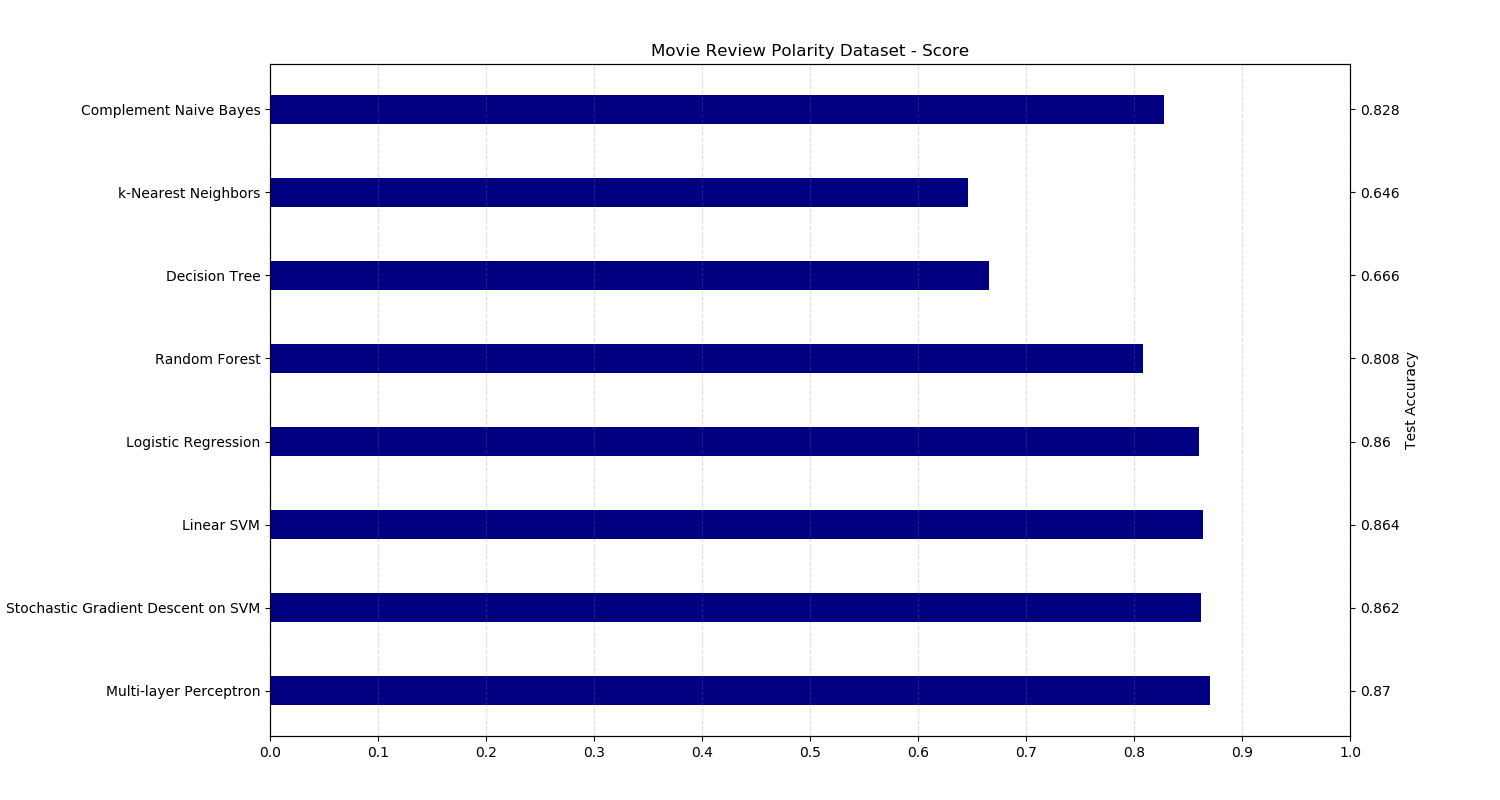

The script that drew this image:
'''
Sentiment Analysis: Text Classification using (1) Complement Naive Bayes, (2) k-Nearest Neighbors, (3) Decision Tree, (4) Random Forest, (5) Logistic Regression (Linear), (6) Linear SVM, (7) Stochastic Gradient Descent on SVM, (8) Multi-layer Perceptron
'''

import matplotlib.pyplot as plt
from matplotlib.ticker import MaxNLocator
import numpy as np
import pandas as pd
import string
import copy
from re import sub
from time import time

from sklearn.feature_extraction.text import CountVectorizer, TfidfVectorizer, TfidfTransformer
from sklearn.model_selection import train_test_split, RepeatedStratifiedKFold, GridSearchCV
from sklearn.feature_extraction.stop_words import ENGLISH_STOP_WORDS
from sklearn.pipeline import Pipeline, FeatureUnion
from sklearn.feature_selection import SelectKBest, chi2, SelectFromModel
from sklearn.decomposition import TruncatedSVD
from sklearn.naive_bayes import ComplementNB
from sklearn.neighbors import KNeighborsClassifier
from sklearn.tree import DecisionTreeClassifier
from sklearn.ensemble import RandomForestClassifier
from sklearn.linear_model import LogisticRegression, SGDClassifier
from sklearn.svm import LinearSVC
from sklearn.neural_network import MLPClassifier

from sklearn import metrics
from sklearn.datasets import load_files
from sklearn.externals import joblib

from nltk.corpus import stopwords
from nltk.corpus import wordnet as wn
from nltk.corpus import sentiwordnet as swn
from nltk import word_tokenize, sent_tokenize, pos_tag
from nltk.stem import WordNetLemmatizer


cross_validation_best = [0.0, "", [], [], 0.0]  # [Score, Model Name, Actual Labels, Predicted, Time]
all_models_accuracy = []  # [(Score, Model Name)]  To show comparison in a Graph

def Run_Preprocessing(dataset_name):
    '''    Dataset Dependant Preprocessing    '''

    dataset = load_files('./Datasets/Movie Review Polarity Dataset/Full Length Reviews version/txt_sentoken', shuffle=False)

    print("--Processed", len(dataset.data), "documents", "\n--Dataset Name:", dataset_name)

    df_dataset = pd.DataFrame({'Labels': dataset.target, 'Data': dataset.data})

    # Remove empty instances from DataFrame
    emptyCells = df_dataset.loc[df_dataset.iloc[:,1] == ''].index.values
    df_dataset = df_dataset.drop(emptyCells, axis=0).reset_index(drop=True)  # Reset_Index to make the row numbers be consecutive again

    return df_dataset


def Run_Classifier(grid_search_enable, pickle_enable, silent_enable, pipeline, parameters, data_train, data_test, labels_train, labels_test, targetnames, stopwords_complete_lemmatized, model_name):
    '''    Run Classifier with or without Grid Search after Preprocessing is done    '''
    time_counter = time()

    ## GRID SEARCH ON - Search for the Best Parameters
    if grid_search_enable == 1:

        # (1) TRAIN
        grid_go = GridSearchCV(pipeline, parameters, cv=3, n_jobs=-1)  # Run GridSearch in all Threads (Parallel)
        grid_go = grid_go.fit(data_train, labels_train)
        print('\n- - - - - BEST PARAMETERS - - - - -')
        print(grid_go.best_score_, 'Accuracy')
        for param_name in sorted(parameters.keys()):
            print("%s: %r" % (param_name, grid_go.best_params_[param_name]))

        print('\n- - - - - DETAILS - - - - -')
        grid_results = grid_go.cv_results_['params']
        for i in range(len(grid_results)):       
            print(i, 'params - %s; mean - %0.10f; std - %0.10f' % (grid_results[i].values(), grid_go.cv_results_['mean_test_score'][i], grid_go.cv_results_['std_test_score'][i]))

        # (2) Model Persistence (Pickle)
        if pickle_enable == 1: joblib.dump(grid_go.best_estimator_, './pickled_models/Classifier.pkl')  

        # (3) PREDICT
        predicted = grid_go.predict(data_test)


    ## GRID SEARCH OFF - Best Parameters are already known
    else:   

        # (1) TRAIN
        pipeline.fit(data_train, labels_train)
        if model_name not in ['(k-Nearest Neighbors)', '(Decision Tree)', '(Random Forest)', '(Multi-layer Perceptron)']: print('\nNumber of Features/Dimension is:', pipeline.named_steps['clf'].coef_.shape[1])
        if model_name in ['(Decision Tree)']: print('\nNumber of Features/Dimension is:', pipeline.named_steps['clf'].n_features_, '| Tree Depth is:', pipeline.named_steps['clf'].tree_.max_depth)
        if model_name in ['(Random Forest)']: print('\nNumber of Features/Dimension is:', pipeline.named_steps['clf'].n_features_)
        if model_name in ['(Multi-layer Perceptron)']: print('\nNumber of Features/Dimension is:', pipeline.named_steps['clf'].coefs_[0].shape[0]) 

        # (2) Model Persistence (Pickle)
        if pickle_enable == 1: joblib.dump(pipeline, './pickled_models/Classifier.pkl') 

        # (3) PREDICT
        predicted = pipeline.predict(data_test)

    Print_Result_Metrics(silent_enable, labels_test, predicted, targetnames, time_counter, 0, model_name)  


def Print_Result_Metrics(silent_enable, labels_test, predicted, targetnames, time_counter, time_flag, model_name):
    '''    Print Metrics after Training etc.    '''
    global cross_validation_best

    if time_flag == 0:
        time_final = time()-time_counter
    else:
        time_final = time_counter

    accuracy = metrics.accuracy_score(labels_test, predicted)
    if silent_enable == 0:
        if time_counter == 0.0:
            print('\n- - - - - RESULT METRICS -', model_name, '- - - - -')
        else:
            print('\n- - - - - RESULT METRICS -', "%.2fsec" % time_final, model_name, '- - - - -')
        print('Exact Accuracy: ', accuracy)
        print(metrics.classification_report(labels_test, predicted, target_names=targetnames))
        print(metrics.confusion_matrix(labels_test, predicted))
        print()

    if accuracy > cross_validation_best[0]:
        cross_validation_best[0] = accuracy
        cross_validation_best[1] = model_name
        cross_validation_best[2] = labels_test
        cross_validation_best[3] = predicted 
        cross_validation_best[4] = time_final         


def Print_Result_Best(k):
    '''    Print Metrics only of the best result that occured    '''
    global cross_validation_best
    global all_models_accuracy

    if cross_validation_best[0] > 0.0:
        all_models_accuracy.append((cross_validation_best[0], cross_validation_best[1])) 
        print("\n" + "- " * 37, end = "")
        Print_Result_Metrics(0, cross_validation_best[2], cross_validation_best[3], None, cross_validation_best[4], 1, cross_validation_best[1] + " best of " + str(k+1) + " Cross Validations")


def Plot_Results(dataset_name):
    '''    Plot the Accuracy of all Classifiers in a Graph    '''
    global all_models_accuracy

    indices = np.arange(len(all_models_accuracy))
    scores = [x[0] for x in reversed(all_models_accuracy)]  # Reverse of the List to appear in correct order
    model_names = [x[1][1:-1] for x in reversed(all_models_accuracy)]  # Reverse of the List to appear in correct order

    fig, ax1 = plt.subplots(figsize=(15, 8))
    fig.subplots_adjust(left=0.18, top=0.92, bottom=0.08)
    fig.canvas.set_window_title(dataset_name + " - Score")
    
    ax1.barh(indices, scores, align="center", height=0.35, label="Accuracy (%)", color="navy", tick_label=model_names)
    ax1.set_title(dataset_name + " - Score")
    ax1.set_xlim([0, 1])
    ax1.xaxis.set_major_locator(MaxNLocator(11))
    ax1.xaxis.grid(True, linestyle='--', which="major", color="grey", alpha=.25)

    # Right-hand Y-axis
    ax2 = ax1.twinx()
    ax2.set_yticks(indices)
    ax2.set_ylim(ax1.get_ylim())  # Make sure that the limits are set equally on both yaxis so the ticks line up
    ax2.set_yticklabels(scores)
    ax2.set_ylabel('Test Accuracy')

    plt.show()


class LemmaTokenizer(object):
    '''    Override SciKit's default Tokenizer    '''
    def __init__(self):
        self.wnl = WordNetLemmatizer()
        # This punctuation remover has the best Speed Performance
        self.translator = str.maketrans('','', sub('\'', '', string.punctuation))
    def __call__(self, doc):
        # return [self.wnl.lemmatize(t.lower()) for t in word_tokenize(doc)]
        temp = []
        for t in word_tokenize(doc):
            x = t.translate(self.translator) 
            if x != '': temp.append(self.wnl.lemmatize(x.lower())) 

        return temp


### START

stopwords_complete = set(stopwords.words('english')).union(set(ENGLISH_STOP_WORDS))
wnl = WordNetLemmatizer()
stopwords_complete_lemmatized = set([wnl.lemmatize(word) for word in stopwords_complete])

np.set_printoptions(precision=10)  # Numpy Precision when Printing

df_dataset = Run_Preprocessing("Movie Review Polarity Dataset")
all_data = df_dataset.loc[:,'Data']
all_labels = df_dataset.loc[:,'Labels']

print("\n--Dataset Info:\n", df_dataset.describe(include="all"), "\n\n", df_dataset.head(), "\n\n", df_dataset.loc[:,'Labels'].value_counts(), "\n--\n", sep="")

# Split using Cross Validation
k_fold = RepeatedStratifiedKFold(4, n_repeats=1, random_state=22)


# Dimensionality Reduction - 4 different ways to pick the best Features 
#   (1) ('feature_selection', SelectKBest(score_func=chi2, k=5000)),  # 0.852 accuracy                    
#   (2) ('feature_selection', TruncatedSVD(n_components=1000)),  # Has Many Issues
#   (3) ('feature_selection', SelectFromModel(estimator=LinearSVC(), threshold=-np.inf, max_features=5000)),  # 0.860 accuracy 
#   (4) ('feature_selection', SelectFromModel(estimator=LinearSVC(penalty='l1', dual=False), threshold=-np.inf, max_features=5000)),  # 0.824 accuracy | Technically L1 is better than L2


### (1) LET'S BUILD : Complement Naive Bayes
cross_validation_best = [0.000, "", [], [], 0.000]
for k, (train_indexes, test_indexes) in enumerate(k_fold.split(all_data, all_labels)):  # Split must be done before every classifier because generated object gets exhausted (destroyed)
    print("\n--Current Cross Validation Fold:", k)

    data_train = all_data.reindex(train_indexes, copy=True, axis=0)
    labels_train = all_labels.reindex(train_indexes, copy=True, axis=0)
    data_test = all_data.reindex(test_indexes, copy=True, axis=0)
    labels_test = all_labels.reindex(test_indexes, copy=True, axis=0)

    # Grid Search On
    pipeline = Pipeline([
                        ('union', FeatureUnion(transformer_list=[      
                            ('vect1', CountVectorizer(min_df=5, ngram_range=(1, 1), stop_words=stopwords_complete_lemmatized, strip_accents='unicode')),  # 1-Gram Vectorizer
                            ('vect2', CountVectorizer(min_df=8, stop_words=None, strip_accents='unicode')),],  # 2-Gram Vectorizer
                        )),
                        ('tfidf', TfidfTransformer()),
                        ('feature_selection', SelectKBest(score_func=chi2)),  # Dimensionality Reduction
                        ('clf', ComplementNB()),])  

    parameters = {'tfidf__use_idf': [True, False],
                  'union__transformer_weights': [{'vect1':1.0, 'vect2':1.0},],
                  'union__vect1__max_df': [0.90, 0.80],
                  'union__vect2__max_df': [0.95, 0.85],
                  'union__vect2__ngram_range': [(2, 2)],
                  'feature_selection__k': [100, 500, 1000, 5000, 8000, 14000],} 

    #Run_Classifier(1, 0, 0, pipeline, parameters, data_train, data_test, labels_train, labels_test, None, stopwords_complete_lemmatized, '(Complement Naive Bayes)')

    # Grid Search Off
    pipeline = Pipeline([ # Optimal
                        ('union', FeatureUnion(transformer_list=[      
                            ('vect1', CountVectorizer(max_df=0.90, min_df=5, ngram_range=(1, 1), stop_words=stopwords_complete_lemmatized, strip_accents='unicode', tokenizer=LemmaTokenizer())),  # 1-Gram Vectorizer
                            ('vect2', CountVectorizer(max_df=0.95, min_df=8, ngram_range=(2, 2), stop_words=None, strip_accents='unicode', tokenizer=LemmaTokenizer())),],  # 2-Gram Vectorizer

                            transformer_weights={
                                'vect1': 1.0,
                                'vect2': 1.0,},
                        )),
                        ('tfidf', TfidfTransformer(use_idf=True)),
                        ('feature_selection', SelectKBest(score_func=chi2, k=5000)),  # Dimensionality Reduction                  
                        ('clf', ComplementNB()),])  

    Run_Classifier(0, 0, 1, pipeline, {}, data_train, data_test, labels_train, labels_test, None, stopwords_complete_lemmatized, '(Complement Naive Bayes)')
    break  # Disable Cross Validation

Print_Result_Best(k)
###


### (2) LET'S BUILD : k-Nearest Neighbors  //  Noticed that it performs better when a much bigger Dimensionality Reduction is performed
cross_validation_best = [0.000, "", [], [], 0.000]
for k, (train_indexes, test_indexes) in enumerate(k_fold.split(all_data, all_labels)):  # Split must be done before every classifier because generated object gets exhausted (destroyed)
    print("\n--Current Cross Validation Fold:", k)

    data_train = all_data.reindex(train_indexes, copy=True, axis=0)
    labels_train = all_labels.reindex(train_indexes, copy=True, axis=0)
    data_test = all_data.reindex(test_indexes, copy=True, axis=0)
    labels_test = all_labels.reindex(test_indexes, copy=True, axis=0)

    # Grid Search On
    pipeline = Pipeline([
                        ('union', FeatureUnion(transformer_list=[      
                            ('vect1', CountVectorizer(max_df=0.90, min_df=5, ngram_range=(1, 1), stop_words=stopwords_complete_lemmatized, strip_accents='unicode')),  # 1-Gram Vectorizer
                            ('vect2', CountVectorizer(max_df=0.95, min_df=8, ngram_range=(2, 2), stop_words=None, strip_accents='unicode')),],  # 2-Gram Vectorizer

                            transformer_weights={
                                'vect1': 1.0,
                                'vect2': 1.0,},
                        )),
                        ('tfidf', TfidfTransformer(use_idf=True)),
                        ('feature_selection', SelectKBest(score_func=chi2)),  # Dimensionality Reduction
                         ('clf', KNeighborsClassifier(n_jobs=-1)),])  

    parameters = {'feature_selection__k': [100, 500, 1000, 5000, 8000, 14000],
                  'clf__n_neighbors': [2, 5, 10, 12],} 

    #Run_Classifier(1, 0, 0, pipeline, parameters, data_train, data_test, labels_train, labels_test, None, stopwords_complete_lemmatized, '(k-Nearest Neighbors)')

    # Grid Search Off
    pipeline = Pipeline([ # Optimal
                        ('union', FeatureUnion(transformer_list=[      
                            ('vect1', CountVectorizer(max_df=0.90, min_df=5, ngram_range=(1, 1), stop_words=stopwords_complete_lemmatized, strip_accents='unicode', tokenizer=LemmaTokenizer())),  # 1-Gram Vectorizer
                            ('vect2', CountVectorizer(max_df=0.95, min_df=8, ngram_range=(2, 2), stop_words=None, strip_accents='unicode', tokenizer=LemmaTokenizer())),],  # 2-Gram Vectorizer

                            transformer_weights={
                                'vect1': 1.0,
                                'vect2': 1.0,},
                        )),
                        ('tfidf', TfidfTransformer(use_idf=True)),
                        ('feature_selection', SelectKBest(score_func=chi2, k=1000)),  # Dimensionality Reduction                  
                        ('clf', KNeighborsClassifier(n_neighbors=2, n_jobs=-1)),])  

    Run_Classifier(0, 0, 1, pipeline, {}, data_train, data_test, labels_train, labels_test, None, stopwords_complete_lemmatized, '(k-Nearest Neighbors)')
    break  # Disable Cross Validation

Print_Result_Best(k)
###


### (3) LET'S BUILD : Decision Tree  //  Classification trees are used when the target (label) variable is categorical in nature and Regression trees when it's continuous. PRuning is applied through max_depth
cross_validation_best = [0.000, "", [], [], 0.000]
for k, (train_indexes, test_indexes) in enumerate(k_fold.split(all_data, all_labels)):  # Split must be done before every classifier because generated object gets exhausted (destroyed)
    print("\n--Current Cross Validation Fold:", k)

    data_train = all_data.reindex(train_indexes, copy=True, axis=0)
    labels_train = all_labels.reindex(train_indexes, copy=True, axis=0)
    data_test = all_data.reindex(test_indexes, copy=True, axis=0)
    labels_test = all_labels.reindex(test_indexes, copy=True, axis=0)

    # Grid Search On
    pipeline = Pipeline([
                        ('union', FeatureUnion(transformer_list=[      
                            ('vect1', CountVectorizer(max_df=0.90, min_df=5, ngram_range=(1, 1), stop_words=stopwords_complete_lemmatized, strip_accents='unicode')),  # 1-Gram Vectorizer
                            ('vect2', CountVectorizer(max_df=0.95, min_df=8, ngram_range=(2, 2), stop_words=None, strip_accents='unicode')),],  # 2-Gram Vectorizer

                            transformer_weights={
                                'vect1': 1.0,
                                'vect2': 1.0,},
                        )),
                        ('tfidf', TfidfTransformer()),
                        ('feature_selection', SelectKBest(score_func=chi2)),  # Dimensionality Reduction
                        ('clf', DecisionTreeClassifier()),])  

    parameters = {'feature_selection__k': [100, 1000],
                  'clf__max_depth': [20, 25, 30],
                  'clf__min_samples_leaf': [2, 3, 8],
                  'clf__max_features': ['sqrt', None, 100],} 

    #Run_Classifier(1, 0, 0, pipeline, parameters, data_train, data_test, labels_train, labels_test, None, stopwords_complete_lemmatized, '(Decision Tree)')

    # Grid Search Off
    pipeline = Pipeline([ # Optimal
                        ('union', FeatureUnion(transformer_list=[      
                            ('vect1', CountVectorizer(max_df=0.90, min_df=5, ngram_range=(1, 1), stop_words=stopwords_complete_lemmatized, strip_accents='unicode', tokenizer=LemmaTokenizer())),  # 1-Gram Vectorizer
                            ('vect2', CountVectorizer(max_df=0.95, min_df=8, ngram_range=(2, 2), stop_words=None, strip_accents='unicode', tokenizer=LemmaTokenizer())),],  # 2-Gram Vectorizer

                            transformer_weights={
                                'vect1': 1.0,
                                'vect2': 1.0,},
                        )),
                        ('tfidf', TfidfTransformer(use_idf=True)),
                        ('feature_selection', SelectKBest(score_func=chi2, k=1000)),  # Dimensionality Reduction                  
                        ('clf', DecisionTreeClassifier(max_depth=25 , min_samples_leaf=2, max_features=None)),])  

    Run_Classifier(0, 0, 1, pipeline, {}, data_train, data_test, labels_train, labels_test, None, stopwords_complete_lemmatized, '(Decision Tree)')
    break  # Disable Cross Validation

Print_Result_Best(k)
###


### (4) LET'S BUILD : Random Forest  //  Ideal depth can be found from the previous Decision Tree classifier
cross_validation_best = [0.000, "", [], [], 0.000]
for k, (train_indexes, test_indexes) in enumerate(k_fold.split(all_data, all_labels)):  # Split must be done before every classifier because generated object gets exhausted (destroyed)
    print("\n--Current Cross Validation Fold:", k)

    data_train = all_data.reindex(train_indexes, copy=True, axis=0)
    labels_train = all_labels.reindex(train_indexes, copy=True, axis=0)
    data_test = all_data.reindex(test_indexes, copy=True, axis=0)
    labels_test = all_labels.reindex(test_indexes, copy=True, axis=0)

    # Grid Search On
    pipeline = Pipeline([
                        ('union', FeatureUnion(transformer_list=[      
                            ('vect1', CountVectorizer(max_df=0.90, min_df=5, ngram_range=(1, 1), stop_words=stopwords_complete_lemmatized, strip_accents='unicode')),  # 1-Gram Vectorizer
                            ('vect2', CountVectorizer(max_df=0.95, min_df=8, ngram_range=(2, 2), stop_words=None, strip_accents='unicode')),],  # 2-Gram Vectorizer

                            transformer_weights={
                                'vect1': 1.0,
                                'vect2': 1.0,},
                        )),
                        ('tfidf', TfidfTransformer()),
                        ('feature_selection', SelectKBest(score_func=chi2)),  # Dimensionality Reduction
                        ('clf', RandomForestClassifier(n_estimators=100, n_jobs=-1)),])  

    parameters = {'feature_selection__k': [1000],
                  'clf__max_depth': [20, 25, 35],
                  'clf__min_samples_leaf': [2],
                  'clf__max_features': ['sqrt', None],} 

    #Run_Classifier(1, 0, 0, pipeline, parameters, data_train, data_test, labels_train, labels_test, None, stopwords_complete_lemmatized, '(Random Forest)')

    # Grid Search Off
    pipeline = Pipeline([ # Optimal
                        ('union', FeatureUnion(transformer_list=[      
                            ('vect1', CountVectorizer(max_df=0.90, min_df=5, ngram_range=(1, 1), stop_words=stopwords_complete_lemmatized, strip_accents='unicode', tokenizer=LemmaTokenizer())),  # 1-Gram Vectorizer
                            ('vect2', CountVectorizer(max_df=0.95, min_df=8, ngram_range=(2, 2), stop_words=None, strip_accents='unicode', tokenizer=LemmaTokenizer())),],  # 2-Gram Vectorizer

                            transformer_weights={
                                'vect1': 1.0,
                                'vect2': 1.0,},
                        )),
                        ('tfidf', TfidfTransformer(use_idf=True)),
                        ('feature_selection', SelectKBest(score_func=chi2, k=1000)),  # Dimensionality Reduction                  
                        ('clf', RandomForestClassifier(n_estimators=100, max_depth=35, min_samples_leaf=2, max_features='sqrt', n_jobs=-1)),])  

    Run_Classifier(0, 0, 1, pipeline, {}, data_train, data_test, labels_train, labels_test, None, stopwords_complete_lemmatized, '(Random Forest)')
    break  # Disable Cross Validation

Print_Result_Best(k)
###


### (5) LET'S BUILD : Logistic Regression (Linear)
cross_validation_best = [0.000, "", [], [], 0.000]
for k, (train_indexes, test_indexes) in enumerate(k_fold.split(all_data, all_labels)):  # Split must be done before every classifier because generated object gets exhausted (destroyed)
    print("\n--Current Cross Validation Fold:", k)

    data_train = all_data.reindex(train_indexes, copy=True, axis=0)
    labels_train = all_labels.reindex(train_indexes, copy=True, axis=0)
    data_test = all_data.reindex(test_indexes, copy=True, axis=0)
    labels_test = all_labels.reindex(test_indexes, copy=True, axis=0)

    # Grid Search On
    pipeline = Pipeline([
                        ('union', FeatureUnion(transformer_list=[      
                            ('vect1', CountVectorizer(max_df=0.90, min_df=5, ngram_range=(1, 1), stop_words=stopwords_complete_lemmatized, strip_accents='unicode')),  # 1-Gram Vectorizer
                            ('vect2', CountVectorizer(max_df=0.95, min_df=8, ngram_range=(2, 2), stop_words=None, strip_accents='unicode')),],  # 2-Gram Vectorizer

                            transformer_weights={
                                'vect1': 1.0,
                                'vect2': 1.0,},
                        )),
                        ('tfidf', TfidfTransformer()),
                        ('feature_selection', SelectFromModel(estimator=LinearSVC(), threshold=-np.inf, max_features=5000)),  # Dimensionality Reduction      
                        ('clf', LogisticRegression(penalty='l2', solver='sag', n_jobs=-1)),])

    parameters = {'clf__max_iter': [100],
                  'clf__C': [0.001, 0.01, 0.1, 1, 10, 100, 1000],} 

    #Run_Classifier(1, 0, 0, pipeline, parameters, data_train, data_test, labels_train, labels_test, None, stopwords_complete_lemmatized, '(Logistic Regression)')

    # Grid Search Off
    pipeline = Pipeline([ # Optimal
                        ('union', FeatureUnion(transformer_list=[      
                            ('vect1', CountVectorizer(max_df=0.90, min_df=5, ngram_range=(1, 1), stop_words=stopwords_complete_lemmatized, strip_accents='unicode', tokenizer=LemmaTokenizer())),  # 1-Gram Vectorizer
                            ('vect2', CountVectorizer(max_df=0.95, min_df=8, ngram_range=(2, 2), stop_words=None, strip_accents='unicode', tokenizer=LemmaTokenizer())),],  # 2-Gram Vectorizer

                            transformer_weights={
                                'vect1': 1.0,
                                'vect2': 1.0,},
                        )),
                        ('tfidf', TfidfTransformer(use_idf=True)),  
                        ('feature_selection', SelectFromModel(estimator=LinearSVC(), threshold=-np.inf, max_features=5000)),  # Dimensionality Reduction             
                        ('clf', LogisticRegression(penalty='l2', solver='sag', max_iter=100, C=500, n_jobs=-1, random_state=22)),])  # Sag Solver because it's faster and Liblinear can't even run in Parallel

    Run_Classifier(0, 0, 1, pipeline, {}, data_train, data_test, labels_train, labels_test, None, stopwords_complete_lemmatized, '(Logistic Regression)')
    break  # Disable Cross Validation

Print_Result_Best(k)
###


### (6) LET'S BUILD : Linear SVM
cross_validation_best = [0.000, "", [], [], 0.000]
for k, (train_indexes, test_indexes) in enumerate(k_fold.split(all_data, all_labels)):  # Split must be done before every classifier because generated object gets exhausted (destroyed)
    print("\n--Current Cross Validation Fold:", k)

    data_train = all_data.reindex(train_indexes, copy=True, axis=0)
    labels_train = all_labels.reindex(train_indexes, copy=True, axis=0)
    data_test = all_data.reindex(test_indexes, copy=True, axis=0)
    labels_test = all_labels.reindex(test_indexes, copy=True, axis=0)

    # Grid Search On
    pipeline = Pipeline([
                        ('union', FeatureUnion(transformer_list=[      
                            ('vect1', CountVectorizer(max_df=0.90, min_df=5, ngram_range=(1, 1), stop_words=stopwords_complete_lemmatized, strip_accents='unicode')),  # 1-Gram Vectorizer
                            ('vect2', CountVectorizer(max_df=0.95, min_df=8, ngram_range=(2, 2), stop_words=None, strip_accents='unicode')),],  # 2-Gram Vectorizer

                            transformer_weights={
                                'vect1': 1.0,
                                'vect2': 1.0,},
                        )),
                        ('tfidf', TfidfTransformer()),
                        ('feature_selection', SelectFromModel(estimator=LinearSVC(), threshold=-np.inf, max_features=5000)),  # Dimensionality Reduction      
                        ('clf', LinearSVC(penalty='l2', max_iter=1000, dual=True)),])

    parameters = {'clf__C': [0.001, 0.01, 0.1, 1, 10, 100, 1000],
                  'clf__loss': ['squared_hinge'],} 

    #Run_Classifier(1, 0, 0, pipeline, parameters, data_train, data_test, labels_train, labels_test, None, stopwords_complete_lemmatized, '(Linear SVM)')

    # Grid Search Off
    pipeline = Pipeline([ # Optimal
                        ('union', FeatureUnion(transformer_list=[      
                            ('vect1', CountVectorizer(max_df=0.90, min_df=5, ngram_range=(1, 1), stop_words=stopwords_complete_lemmatized, strip_accents='unicode', tokenizer=LemmaTokenizer())),  # 1-Gram Vectorizer
                            ('vect2', CountVectorizer(max_df=0.95, min_df=8, ngram_range=(2, 2), stop_words=None, strip_accents='unicode', tokenizer=LemmaTokenizer())),],  # 2-Gram Vectorizer

                            transformer_weights={
                                'vect1': 1.0,
                                'vect2': 1.0,},
                        )),
                        ('tfidf', TfidfTransformer(use_idf=True)),  
                        ('feature_selection', SelectFromModel(estimator=LinearSVC(), threshold=-np.inf, max_features=5000)),  # Dimensionality Reduction             
                        ('clf', LinearSVC(penalty='l2', max_iter=1000, C=1, dual=True)),])  # Dual: True for Text/High Feature Count

    Run_Classifier(0, 0, 1, pipeline, {}, data_train, data_test, labels_train, labels_test, None, stopwords_complete_lemmatized, '(Linear SVM)')
    break  # Disable Cross Validation

Print_Result_Best(k)
###


### (7) LET'S BUILD : Stochastic Gradient Descent on SVM
cross_validation_best = [0.000, "", [], [], 0.000]
for k, (train_indexes, test_indexes) in enumerate(k_fold.split(all_data, all_labels)):  # Split must be done before every classifier because generated object gets exhausted (destroyed)
    print("\n--Current Cross Validation Fold:", k)

    data_train = all_data.reindex(train_indexes, copy=True, axis=0)
    labels_train = all_labels.reindex(train_indexes, copy=True, axis=0)
    data_test = all_data.reindex(test_indexes, copy=True, axis=0)
    labels_test = all_labels.reindex(test_indexes, copy=True, axis=0)

    # Grid Search On
    pipeline = Pipeline([
                        ('union', FeatureUnion(transformer_list=[      
                            ('vect1', CountVectorizer(max_df=0.90, min_df=5, ngram_range=(1, 1), stop_words=stopwords_complete_lemmatized, strip_accents='unicode')),  # 1-Gram Vectorizer
                            ('vect2', CountVectorizer(max_df=0.95, min_df=8, ngram_range=(2, 2), stop_words=None, strip_accents='unicode')),],  # 2-Gram Vectorizer

                            transformer_weights={
                                'vect1': 1.0,
                                'vect2': 1.0,},
                        )),
                        ('tfidf', TfidfTransformer()),
                        ('feature_selection', SelectFromModel(estimator=LinearSVC(), threshold=-np.inf, max_features=5000)),  # Dimensionality Reduction      
                        ('clf', SGDClassifier(loss='hinge', penalty='l2', max_iter=1000, tol=None, n_jobs=-1)),])

    parameters = {'clf__alpha': [0.1, 0.01, 0.001, 0.0001, 1e-05, 1e-06],  # list(10.0 ** -np.arange(1, 7))
                  'clf__tol': [None, 1e-3, 1e-4],}
    
    #Run_Classifier(1, 0, 0, pipeline, parameters, data_train, data_test, labels_train, labels_test, None, stopwords_complete_lemmatized, '(Stochastic Gradient Descent on SVM)')

    # Grid Search Off
    pipeline = Pipeline([ # Optimal
                        ('union', FeatureUnion(transformer_list=[      
                            ('vect1', CountVectorizer(max_df=0.90, min_df=5, ngram_range=(1, 1), stop_words=stopwords_complete_lemmatized, strip_accents='unicode', tokenizer=LemmaTokenizer())),  # 1-Gram Vectorizer
                            ('vect2', CountVectorizer(max_df=0.95, min_df=8, ngram_range=(2, 2), stop_words=None, strip_accents='unicode', tokenizer=LemmaTokenizer())),],  # 2-Gram Vectorizer

                            transformer_weights={
                                'vect1': 1.0,
                                'vect2': 1.0,},
                        )),
                        ('tfidf', TfidfTransformer(use_idf=True)),  
                        ('feature_selection', SelectFromModel(estimator=LinearSVC(), threshold=-np.inf, max_features=5000)),  # Dimensionality Reduction             
                        ('clf', SGDClassifier(loss='hinge', penalty='l2', max_iter=1000, alpha=0.001, tol=None, n_jobs=-1)),])  # Loss: Hinge means SVM, Log means Logistic Regression

    Run_Classifier(0, 0, 1, pipeline, {}, data_train, data_test, labels_train, labels_test, None, stopwords_complete_lemmatized, '(Stochastic Gradient Descent on SVM)')
    break  # Disable Cross Validation

Print_Result_Best(k)
###


### (8) LET'S BUILD : Multi-layer Perceptron
cross_validation_best = [0.000, "", [], [], 0.000]
for k, (train_indexes, test_indexes) in enumerate(k_fold.split(all_data, all_labels)):  # Split must be done before every classifier because generated object gets exhausted (destroyed)
    print("\n--Current Cross Validation Fold:", k)

    data_train = all_data.reindex(train_indexes, copy=True, axis=0)
    labels_train = all_labels.reindex(train_indexes, copy=True, axis=0)
    data_test = all_data.reindex(test_indexes, copy=True, axis=0)
    labels_test = all_labels.reindex(test_indexes, copy=True, axis=0)

    # Grid Search On
    pipeline = Pipeline([
                        ('union', FeatureUnion(transformer_list=[      
                            ('vect1', CountVectorizer(max_df=0.90, min_df=5, ngram_range=(1, 1), stop_words=stopwords_complete_lemmatized, strip_accents='unicode')),  # 1-Gram Vectorizer
                            ('vect2', CountVectorizer(max_df=0.95, min_df=8, ngram_range=(2, 2), stop_words=None, strip_accents='unicode')),],  # 2-Gram Vectorizer

                            transformer_weights={
                                'vect1': 1.0,
                                'vect2': 1.0,},
                        )),
                        ('tfidf', TfidfTransformer()),
                        ('feature_selection', SelectFromModel(estimator=LinearSVC(), threshold=-np.inf, max_features=5000)),  # Dimensionality Reduction      
                        ('clf', MLPClassifier(verbose=False, random_state=22, max_iter=200, solver='sgd', learning_rate='constant', momentum=0.90)),])

    parameters = {'clf__alpha': [0.1, 0.01, 0.001, 0.0001, 1e-05, 1e-06],  # list(10.0 ** -np.arange(1, 7))
                  'clf__learning_rate_init': [0.001, 0.01, 0.07],
                  'clf__hidden_layer_sizes': [(100,), (200,50)],}
    
    #Run_Classifier(1, 0, 0, pipeline, parameters, data_train, data_test, labels_train, labels_test, None, stopwords_complete_lemmatized, '(Multi-layer Perceptron)')

    # Grid Search Off
    pipeline = Pipeline([ # Optimal
                        ('union', FeatureUnion(transformer_list=[      
                            ('vect1', CountVectorizer(max_df=0.90, min_df=5, ngram_range=(1, 1), stop_words=stopwords_complete_lemmatized, strip_accents='unicode', tokenizer=LemmaTokenizer())),  # 1-Gram Vectorizer
                            ('vect2', CountVectorizer(max_df=0.95, min_df=8, ngram_range=(2, 2), stop_words=None, strip_accents='unicode', tokenizer=LemmaTokenizer())),],  # 2-Gram Vectorizer

                            transformer_weights={
                                'vect1': 1.0,
                                'vect2': 1.0,},
                        )),
                        ('tfidf', TfidfTransformer(use_idf=True)),  
                        ('feature_selection', SelectFromModel(estimator=LinearSVC(), threshold=-np.inf, max_features=5000)),  # Dimensionality Reduction             
                        #('clf', MLPClassifier(verbose=True, hidden_layer_sizes=(200,50), max_iter=400, solver='sgd', learning_rate='adaptive', learning_rate_init=0.60, momentum=0.50, alpha=1e-01)),])
                        ('clf', MLPClassifier(verbose=False, random_state=22, hidden_layer_sizes=(200,50), max_iter=400, solver='sgd', learning_rate='constant', learning_rate_init=0.07, momentum=0.90, alpha=0.001)),])  


    Run_Classifier(0, 0, 1, pipeline, {}, data_train, data_test, labels_train, labels_test, None, stopwords_complete_lemmatized, '(Multi-layer Perceptron)')
    break  # Disable Cross Validation

Print_Result_Best(k)
###


Plot_Results("Movie Review Polarity Dataset")
